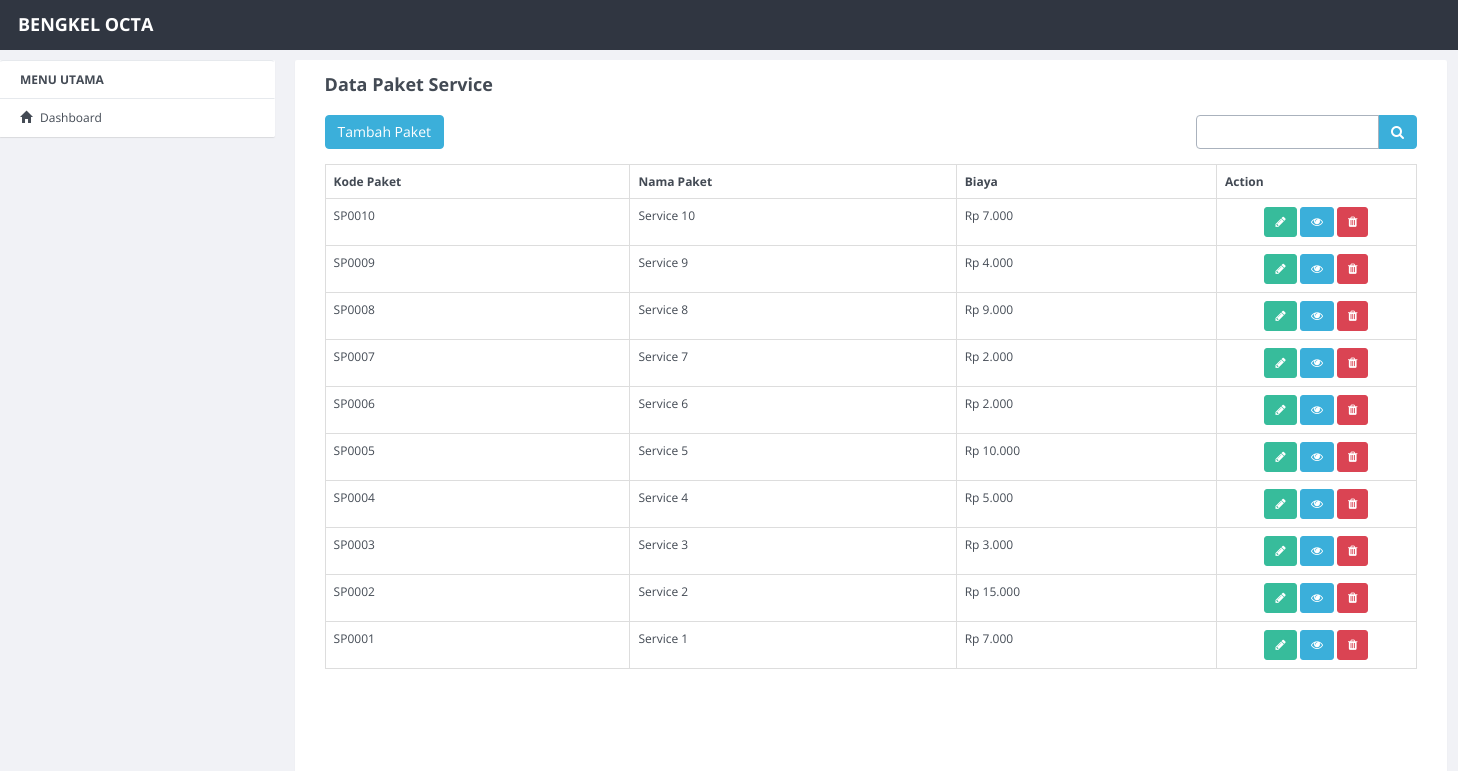
The app's page /index.php/service with its own data.
### tables this page shows
CREATE TABLE `service` (
  `id_service` int(11) NOT NULL,
  `jenis_service` varchar(255) DEFAULT NULL,
  `deskripsi` text DEFAULT NULL,
  `gambar` varchar(255) DEFAULT NULL,
  `biaya` varchar(255) DEFAULT NULL
);

### application/controllers/Service.php (called while the page is built, shortened)
<?php
class Service extends CI_Controller
{
  function __construct()
  {
    $this->load->model('Service_model');
    $this->load->model('No_urut');
    $this->load->library('form_validation');
  }
  public function index()
  {
    $q      = urldecode($this->input->get('q', TRUE));
    $start  = intval($this->input->get('start'));
    if ($q <> '') {
      $config['base_url'] = base_url() . 'services/index.html?q=' . urlencode($q);
      $config['first_url'] = base_url() . 'services/index.html?q=' . urlencode($q);
    } else {
      $config['base_url'] = base_url() . 'services/index.html';
      $config['first_url'] = base_url() . 'services/index.html';
    }
    $config['per_page']           = 10;
    $config['page_query_string']  = TRUE;
    $config['total_rows']         = $this->Service_model->total_rows($q);
    $service                    = $this->Service_model->get_limit_data($config['per_page'], $start, $q);
    $this->load->library('pagination');
    $this->pagination->initialize($config);
    $data = array(
      'service_data'  => $service,
      'q'             => $q,
      'pagination'    => $this->pagination->create_links(),
      'total_rows'    => $config['total_rows'],
      'start'         => $start,
      'konten'        => 'services/service_list',
      'judul'         => 'Data Paket Service',
    );
    $this->load->view('dashboard', $data);
  }
}

### index.php (called while the page is built, shortened)
<?php
require_once BASEPATH.'core/CodeIgniter.php';

### application/config/config.php (called while the page is built, shortened)
<?php
$base_url = ((isset($_SERVER['HTTPS']) && $_SERVER['HTTPS'] == "on") ? "https" : "http");
$base_url .= "://" . @$_SERVER['HTTP_HOST'];
$base_url .=     str_replace(basename($_SERVER['SCRIPT_NAME']), "", $_SERVER['SCRIPT_NAME']);
$config['base_url'] = $base_url;
$config['index_page'] = '';
$config['uri_protocol']	= 'REQUEST_URI';
$config['url_suffix'] = '.html';
$config['language']	= 'english';
$config['charset'] = 'UTF-8';
$config['enable_hooks'] = FALSE;
$config['subclass_prefix'] = 'MY_';
$config['composer_autoload'] = FALSE;
$config['permitted_uri_chars'] = 'a-z 0-9~%.:_\-';
$config['enable_query_strings'] = FALSE;
$config['controller_trigger'] = 'c';
$config['function_trigger'] = 'm';
$config['directory_trigger'] = 'd';
$config['allow_get_array'] = TRUE;
$config['log_threshold'] = 0;
$config['log_path'] = '';
$config['log_file_extension'] = '';
$config['log_file_permissions'] = 0644;
$config['log_date_format'] = 'Y-m-d H:i:s';
$config['error_views_path'] = '';
$config['cache_path'] = '';
$config['cache_query_string'] = FALSE;
$config['encryption_key'] = '';
$config['sess_driver'] = 'files';
$config['sess_cookie_name'] = 'ci_session';
$config['sess_expiration'] = 7200;
$config['sess_save_path'] = NULL;
$config['sess_match_ip'] = FALSE;
$config['sess_time_to_update'] = 300;
$config['sess_regenerate_destroy'] = FALSE;
$config['cookie_prefix']	= '';
$config['cookie_domain']	= '';
$config['cookie_path']		= '/';
$config['cookie_secure']	= FALSE;
$config['cookie_httponly'] 	= FALSE;
$config['standardize_newlines'] = FALSE;
$config['global_xss_filtering'] = FALSE;
$config['csrf_protection'] = FALSE;
$config['csrf_token_name'] = 'csrf_test_name';
$config['csrf_cookie_name'] = 'csrf_cookie_name';
$config['csrf_expire'] = 7200;
$config['csrf_regenerate'] = TRUE;
$config['csrf_exclude_uris'] = array();
$config['compress_output'] = FALSE;
$config['time_reference'] = 'local';
$config['rewrite_short_tags'] = FALSE;
$config['proxy_ips'] = '';

### application/models/Service_model.php (called while the page is built, shortened)
<?php
class Service_model extends CI_Model
{
  public $table = 'service';
  public $id    = 'id_service';
  public $order = 'DESC';
  function total_rows($q = NULL)
  {
    $this->db->like($this->table . '.id_service', $q);
    $this->db->or_like($this->table . '.jenis_service', $q);
    $this->db->or_like($this->table . '.deskripsi', $q);
    $this->db->or_like($this->table . '.biaya', $q);
    $this->db->from($this->table);
    return $this->db->count_all_results();
  }
  function get_limit_data($limit, $start = 0, $q = NULL)
  {
    $this->db->order_by($this->id, $this->order);
    $this->db->like($this->table . '.id_service', $q);
    $this->db->or_like($this->table . '.jenis_service', $q);
    $this->db->or_like($this->table . '.deskripsi', $q);
    $this->db->or_like($this->table . '.biaya', $q);
    $this->db->limit($limit, $start);
    return $this->db->get($this->table)->result();
  }
}

### application/views/services/service_list.php (the view, shortened to what this page needs)
<div class="row" style="margin-bottom: 10px">
  <div class="col-md-4">
    <?php echo anchor(site_url('service/create'), 'Tambah Paket', 'class="btn btn-primary"'); ?>
  </div>
  <div class="col-md-4 text-center">
  </div>
  <div class="col-md-1 text-right">
  </div>
  <div class="col-md-3 text-right">
    <form action="<?php echo site_url('sparepart/index'); ?>" class="form-inline" method="get">
      <div class="input-group">
        <input type="text" class="form-control" name="q" value="<?php echo $q; ?>">
        <span class="input-group-btn">
          <button class="btn btn-primary" type="submit">
            <i class="fa fa-search"></i>
          </button>
        </span>
      </div>
    </form>
  </div>
</div>
<table class="table table-bordered" style="margin-bottom: 10px">
  <tr>
    <th>Kode Paket</th>
    <th>Nama Paket</th>
    <th>Biaya</th>
    <th>Action</th>
  </tr>
  <?php foreach ($service_data as $data) : ?>
    <tr>
      <td>SP<?php echo str_pad($data->id_service, 4, "0", STR_PAD_LEFT)  ?></td>
      <td><?php echo $data->jenis_service ?></td>
      <td>
        <?php echo 'Rp ' . number_format($data->biaya, 0, ',', '.') ?>
      </td>
      <td style="text-align:center" width="200px">
        <a href="<?php echo site_url('service/update/' . $data->id_service) ?>" class="btn btn-info btn-sm"><span class="fa fa-pencil"></span></a>
        <a href="#" class="btn btn-primary btn-sm" data-toggle="modal" data-target="#detailModal<?php echo $data->id_service ?>"><span class="fa fa-eye"></span></a>
        <a href="<?php echo site_url('service/delete/' . $data->id_service) ?>" onclick="return confirm('Are you sure you want to delete this item?')" class="btn btn-danger btn-sm"><span class="fa fa-trash"></span></a>
      </td>
    </tr>
  <?php endforeach; ?>
</table>
<div class="row">
  <div class="col-md-6 text-right">
  </div>
</div>

### records on screen
service: id_service "0010", jenis_service "Service 10", biaya "7.000"
service: id_service "0009", jenis_service "Service 9", biaya "4.000"
service: id_service "0008", jenis_service "Service 8", biaya "9.000"
service: id_service "0007", jenis_service "Service 7", biaya "2.000"
service: id_service "0006", jenis_service "Service 6", biaya "2.000"
service: id_service "0005", jenis_service "Service 5", biaya "10.000"
service: id_service "0004", jenis_service "Service 4", biaya "5.000"
service: id_service "0003", jenis_service "Service 3", biaya "3.000"
service: id_service "0002", jenis_service "Service 2", biaya "15.000"
service: id_service "0001", jenis_service "Service 1", biaya "7.000"

### other values on screen
$judul "Data Paket Service"
